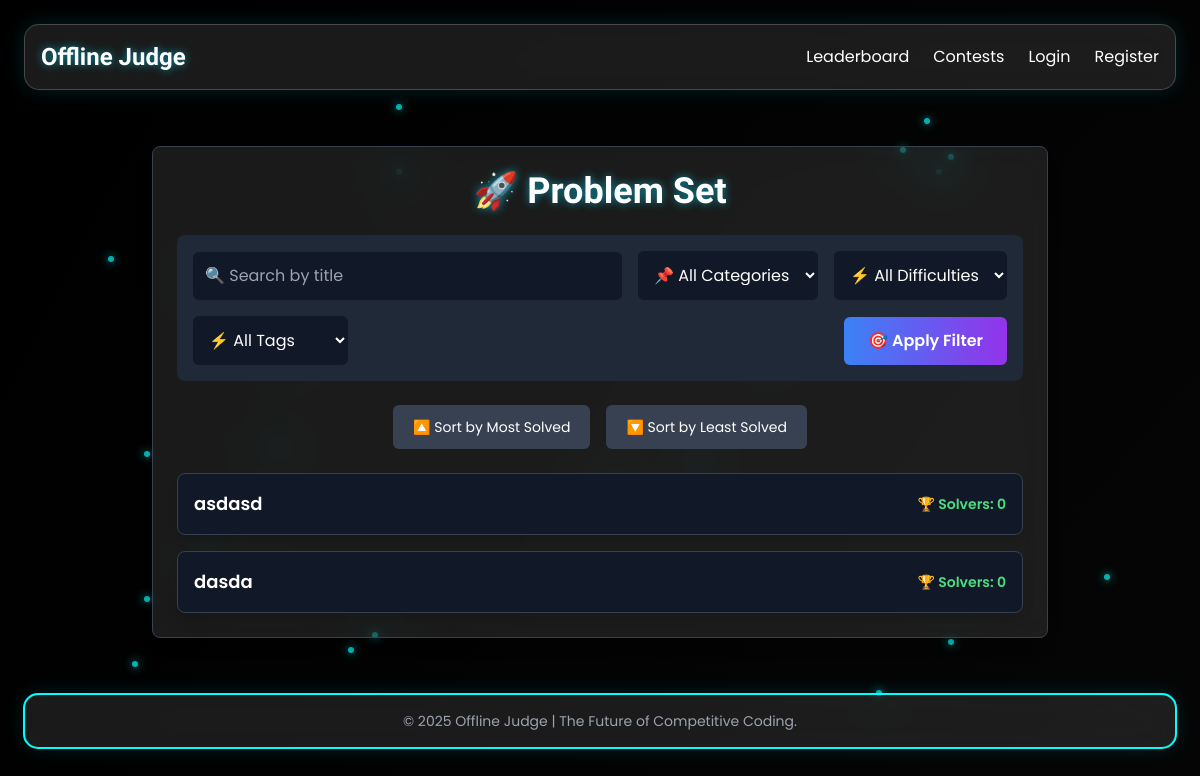
Before: /problems with the older database file.
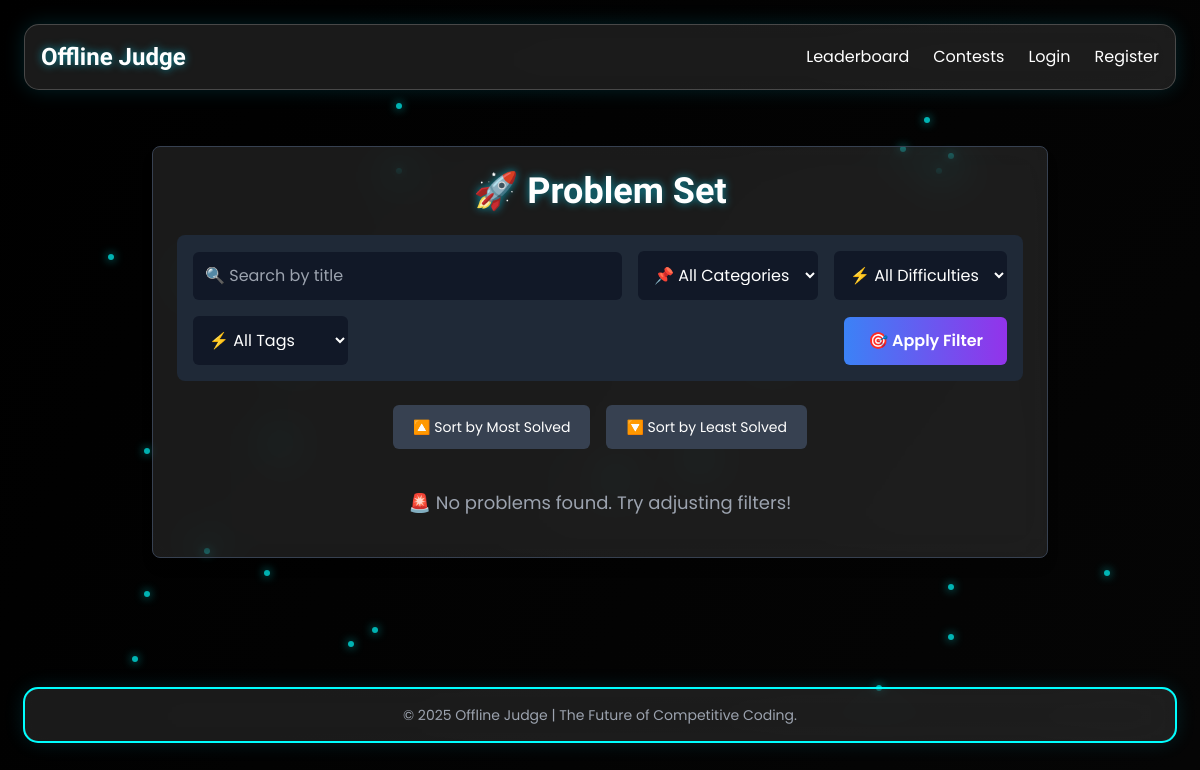
After: the same page with the newer database file.
### models.py (models this page shows)
class Problem(db.Model):
    id = db.Column(db.Integer, primary_key=True)
    title = db.Column(db.String(100), nullable=False)
    description = db.Column(db.String(255), nullable=False)
    time_limit = db.Column(db.Float, nullable=False, default=1.0)
    memory_limit = db.Column(db.Integer, nullable=False, default=256)
    submissions = db.relationship('Submission', backref='problem', lazy=True)
    contest_id = db.Column(db.Integer, db.ForeignKey('contest.id'), nullable=True)
    category = db.Column(db.String(50), nullable=True)
    problem_set_id = db.Column(db.Integer, db.ForeignKey('problem_set.id'), nullable=True)
    difficulty = db.Column(db.String(10), nullable=False, default='Easy')
    tags = db.Column(db.String(255), nullable=True)

### routes.py (the view)
    @staticmethod
    def problems():
        args = request.args
        search, category, difficulty, tags = args.get('search', '').lower(), args.get('category', ''), args.get('difficulty', ''), args.getlist('tags')
        current_time = datetime.now()
        problems = Problem.query.filter(or_(Problem.contest_id == None, and_(Problem.contest_id != None, Contest.end_time <= current_time))).outerjoin(Contest).all()
        solvers = dict(db.session.query(Submission.problem_id, func.count(func.distinct(Submission.user_id))).join(User).filter(User.role == 'participant', Submission.status == 'Accepted').group_by(Submission.problem_id).all())
        filtered = [(p, solvers.get(p.id, 0)) for p in problems if (not search or search in p.title.lower()) and (not category or p.category == category) and (not difficulty or p.difficulty == difficulty) and (not tags or any(t in p.tags for t in tags))]
        sort_by, order = args.get('sort', 'solvers'), args.get('order', 'desc')
        filtered.sort(key=lambda x: x[1] if sort_by == 'solvers' else getattr(x[0], sort_by), reverse=(order == 'desc'))
        return render_template('problems.html', problems=filtered, search_query=search, category_filter=category, difficulty_filter=difficulty, selected_tags=tags, difficulties=['Easy', 'Medium', 'Hard', 'Extreme'], tags=["brute_force", "math", "dp", "greedy", "graph", "sorting", "binary_search", "bitwise", "recursion"])

### templates/problems.html (shortened to what this page needs)
{% extends "base.html" %}  {% block content %}
<div class="flex flex-col items-center min-h-[calc(100vh-250px)] py-8 ">
    <div class="glass p-6 rounded-lg w-full max-w-4xl shadow-lg border border-gray-700">
        <h1 class="text-4xl font-bold neon-text text-center mb-6">🚀 Problem Set</h1>
        <form method="GET" class="flex flex-wrap items-center justify-between gap-4 bg-gray-800 p-4 rounded-lg mb-6">
            <input type="text" name="search" value="{{ search_query }}" placeholder="🔍 Search by title"
                class="p-3 rounded-md bg-gray-900 text-white w-full sm:w-3/4 md:w-auto flex-1 focus:ring-2 focus:ring-blue-400 transition">
            <select name="category" class="p-3 rounded-md bg-gray-900 text-white focus:ring-2 focus:ring-blue-400 transition w-full sm:w-auto">
                <option value="">📌 All Categories</option>
            </select>
            <select name="difficulty" class="p-3 rounded-md bg-gray-900 text-white focus:ring-2 focus:ring-blue-400 transition w-full sm:w-auto">
                <option value="">⚡ All Difficulties</option>
            </select>
            <select name="tags" class="p-3 rounded-md bg-gray-900 text-white focus:ring-2 focus:ring-blue-400 transition w-full sm:w-auto">
                <option value="">⚡ All Tags</option>
            </select>
            <button type="submit" class="bg-gradient-to-r from-blue-500 to-purple-600 px-6 py-3 rounded-md text-white font-semibold transition hover:scale-105 hover:shadow-lg w-full sm:w-auto">
                🎯 Apply Filter
            </button>
        </form>
        <div class="flex flex-wrap justify-center gap-4 mb-6">
            <a href="{{ url_for('problems', sort='solvers', order='desc') }}"
                class="bg-gray-700 px-5 py-3 rounded-md text-white transition hover:scale-105 hover:bg-blue-500 text-sm md:text-md w-full sm:w-auto">
                🔼 Sort by Most Solved
            </a>
            <a href="{{ url_for('problems', sort='solvers', order='asc') }}"
                class="bg-gray-700 px-5 py-3 rounded-md text-white transition hover:scale-105 hover:bg-blue-500 text-sm md:text-md w-full sm:w-auto">
                🔽 Sort by Least Solved
            </a>
        </div>
        <ul class="space-y-4 w-full">
            {% for problem, solvers in problems %}
            <a href="{{ url_for('problem', id=problem.id) }}" class="block">
                <li class="flex justify-between items-center bg-gray-900 p-4 rounded-lg transition transform hover:scale-[1.02] hover:bg-gray-800 shadow-lg border border-gray-700">
                    <span class="text-white font-semibold text-md md:text-lg max-w-[60%] md:max-w-[85%]">{{ problem.title }}</span>
                    <span class="text-green-400 font-semibold text-sm md:text-md ">🏆 Solvers: {{ solvers }}</span>
                </li>
            </a>
            {% else %}
            <li class="text-center text-gray-400 text-lg py-4">🚨 No problems found. Try adjusting filters!</li>
            {% endfor %}
        </ul>
    </div>
</div>
{% endblock %}

Changed rows visible on the page:
removed Problem: title "asdasd", solvers "0"
removed Problem: title "dasda", solvers "0"
Other visible differences:
text now shown: "🚨 No problems found. Try adjusting filters!"
